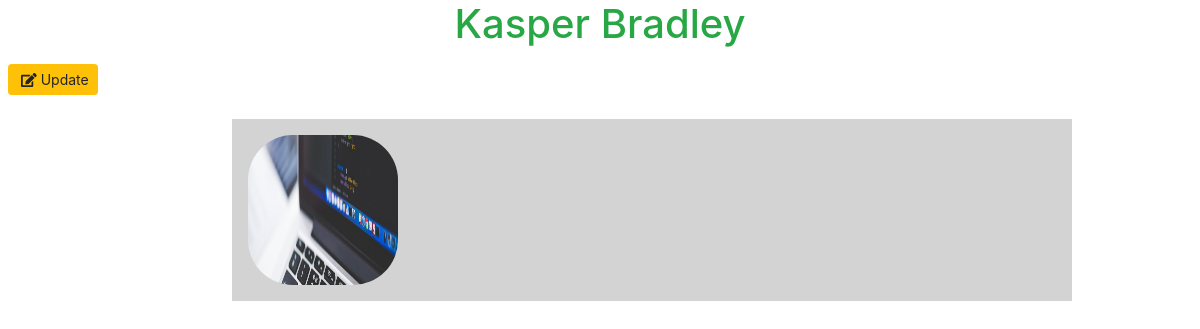
/profile/22/, run on the app's committed database.
### accounts/models.py (models this page shows, shortened)
class Person(models.Model):
    year = models.CharField(choices=YEAR_IN_SCHOOL_CHOICES,
                            max_length=150, default='Graduate')
    documents = models.FileField(upload_to='documents/', default='default.jpg')
    photo = models.ImageField(upload_to='photo/', null=True, blank=True)
    first_name = models.CharField(max_length=50)
    last_name = models.CharField(max_length=50)
    age = models.IntegerField(default=18)
    dob = models.DateField(null=True, blank=True)
    email = models.EmailField(unique=True)
    desc = models.TextField()
    salary = models.FloatField()
    gender = models.CharField(max_length=50, choices=GENDERS, default='Male')
    is_verify = models.BooleanField(default=False)
    class Meta:
        ordering = ('-id', '-dob')

### accounts/views.py (the view)
# urls.py: path('profile/<int:id>/', profile, name='profile'),
def profile(request, id):
    person = Person.objects.filter(id=id).first()
    return render(request, 'profile.html', locals())

### templates/profile.html (shortened to what this page needs)
<!doctype html>
<html lang="en">
<head>
    <link rel="stylesheet" href="https://maxcdn.bootstrapcdn.com/bootstrap/4.0.0/css/bootstrap.min.css"
>
</head>
<body>
    <center class='text-success'>
        <h1> {{person.first_name}}
            {{person.last_name}}
        </h1>
    </center>
    <a class="btn btn-warning btn-sm m-2" href="{% url 'edit_person' person.id %}"> <i class="fas fa-edit ml-1"></i>
        Update</a>
    <div class='container'>
        {% if person.photo %}
        <img src='{{person.photo.url}}' width='150' height='150' style="border-radius: 30%;">
        {% endif %}
    </div>
</body>
</html>

### templates/profile.html (style rules this page uses)
.container { background-color: lightgrey; width: 70%; margin: 1rem; padding: 1rem; position: absolute; left: 18%; }

### data on the page
Person: first_name "Kasper", last_name "Bradley", photo (picture)
